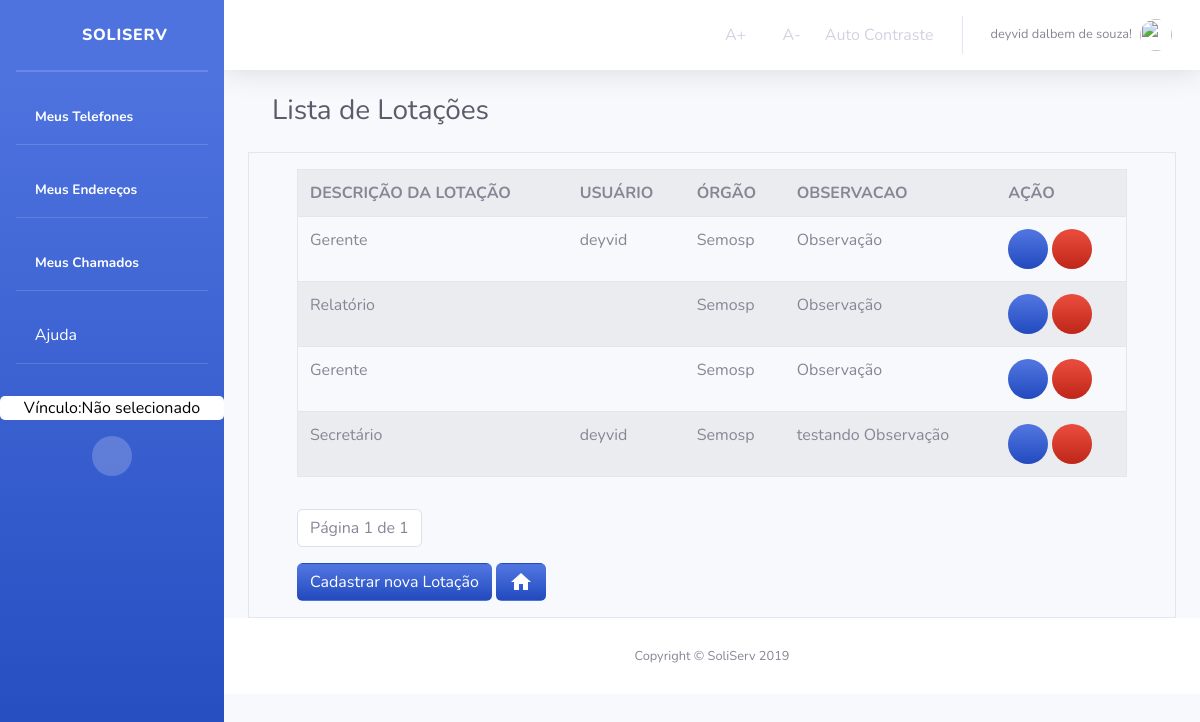
Page /Orgao/listarLotacoes/ (signed in) on the committed database.
### Orgao/models.py (models this page shows, shortened)
class Lotacao(models.Model):
    observacao = models.CharField('OBSERVAÇÃO', max_length=45)
    idTipoLotacao = models.ForeignKey(
        TipoLotacao, on_delete=models.CASCADE, verbose_name="TIPO LOTAÇÃO")
    idUsuario = models.ForeignKey(
        User, on_delete=models.CASCADE, verbose_name="USUÁRIO")
    idOrgao = models.ForeignKey(
        Orgao, on_delete=models.CASCADE, verbose_name="ÓRGÃO")
    class Meta:
        verbose_name = "Lotacao"
        verbose_name_plural = "Lotacao"

class TipoLotacao(models.Model):
    descricao = models.CharField('DESCRIÇÃO', max_length=45)
    class Meta:
        verbose_name = "TipoLotacao"
        verbose_name_plural = "TiposLotacao"

class Orgao(models.Model):
    nomeOrgao = models.CharField('NOME ORGÃO', max_length=45)
    descricao = models.CharField('DESCRIÇÃO', max_length=100)
    emailOrgao = models.CharField('EMAIL ORGÃO', max_length=45)
    nomeResponsavelOrgao = models.CharField(
        'RESPONSÁVEL PELO ÓRGÃO', max_length=45)
    enderecoOrgao = models.CharField(
        'ENDERECO ORGÃO', max_length=45, default="")
    telefoneOrgao = models.IntegerField('TELEFONE ORGÃO')
    class Meta:
        verbose_name = "Orgao"
        verbose_name_plural = "Orgao"

### Orgao/views.py (the view)
# urls.py: path('listarLotacoes/', views.LotacaoList, name='lista_lotacao'),
def LotacaoList(request):
    if not request.user.has_perm('Lotacao.add_Lotacao'):
        return render(request, 'Orgao/bloqueioDeAcesso.html')
    else:
        if not request.user.is_authenticated:
            return render(request, 'Usuario/acessoNegado.html')
        else:
            lotacao_list = Lotacao.objects.all()
            paginator = Paginator(lotacao_list, 6)
            page = request.GET.get('page')
            lotacao_list = paginator.get_page(page)
            context = {'lotacao_list': lotacao_list}
            if not request.user.is_authenticated:
                return render(request, 'Usuario/acessoNegado.html')
            else:
                return render(request, 'Lotacao/lotacaoList.html', context)

### Orgao/templates/Lotacao/lotacaoList.html (shortened to what this page needs)
{% extends "sistemaDeGestaoDeServicosPublicos/index1.html" %}
{% block titulo %}
Lista de Lotações
{% endblock titulo %}
{% block centro %}
<main id="Orgao" class="container border">
    <div class="container">
        {% block centroOrgao %}
        <form style="overflow-x: auto;">
            {% if lotacao_list %}
            <table class="table table-striped border mt-3">
                <tr>
                    <th>DESCRIÇÃO DA LOTAÇÃO</th>
                    <th>USUÁRIO</th>
                    <th>ÓRGÃO</th>
                    <th>OBSERVACAO</th>
                    <th>AÇÃO</th>
                </tr>
                {% for lotacao in lotacao_list %}
                <tr>
                    <td>
                        <a>
                            {{lotacao.idTipoLotacao.descricao}}
                        </a>
                    </td>
                    <td>{{lotacao.idUsuario.first_name}}</td>
                    <td>{{lotacao.idOrgao.nomeOrgao}}</td>
                    <td>{{lotacao.observacao}}</td>
                    <td>
                            <a  href="{% url 'Orgao:lotacao_atualizar' lotacao.id %}" class="bg-gradient-primary text-white btn-circle"title="Editar Lotação">
                                <i class="fas fa-edit"></i>
                            </a>
                        <a  href="{% url 'Orgao:lotacao_deletar' lotacao.id %}" class="bg-gradient-danger text-white btn-circle"title="Excluir Lotação">
                            <i class="fas fa-trash"></i>
                        </a>
                    </td>
                </tr>
                {% endfor %}
                {% else %}
                <div class="alert alert-danger mt-3">
                    Não há Dados Cadastrados!
                </div>
                {% endif %}
            </table>
        </form>
        <nav aria-label="text-left pagination  ">
            <ul class="pagination ">
                <li class="page-item disabled">
                    <a class="page-link" href="#">
                        Página {{ lotacao_list.number }} de
                        {{ lotacao_list.paginator.num_pages }}
                    </a>
                </li>
            </ul>
        </nav>
        <a class="btn  mb-3  bg-gradient-primary text-white"  href="{% url 'Orgao:cadastro_Lotacao'%}"
            title="cadastrar nova Lotação">
            Cadastrar nova Lotação
        </a>
        <a class="btn  mb-3  bg-gradient-primary text-white"  href="{% url 'Orgao:orgao_index'%}"
            title="Voltar a HomePage">
            <i class="material-icons">home</i>
        </a>
</main>
{% endblock %}
</div>
{% endblock %}

### templates/sistemaDeGestaoDeServicosPublicos/index1.html (shortened to what this page needs)
<!DOCTYPE html>
<html lang="pt-br">
{% load staticfiles %}
<head>
  <link rel="stylesheet" href="{% static 'tema/css/sb-admin-2.css' %}">
  <link rel="stylesheet" href="{% static 'tema/vendor/fontawesome-free/css/all.css' %}">
  <link rel="stylesheet" href="{% static 'tema/vendor/fontawesome-free/css/all.css' %}">
  <link rel="stylesheet" href="{% static 'css/style.css' %}">
  <link rel="stylesheet" href="{% static 'img/avatar_2x.png' %}">
  <link rel="stylesheet" href="https://stackpath.bootstrapcdn.com/bootstrap/4.3.1/css/bootstrap.min.css"
>
  <link href="https://unpkg.com/material-components-web@latest/dist/material-components-web.min.css" rel="stylesheet">
  <link href="vendor/fontawesome-free/css/all.min.css" rel="stylesheet" type="text/css">
  <link href="css/sb-admin-2.min.css" rel="stylesheet">
</head>
<body id="page-top" class="acessibilidade teste">
  <div id="wrapper">
    <ul class="navbar-nav bg-gradient-primary sidebar sidebar-dark accordion" id="accordionSidebar">
      <a class="sidebar-brand d-flex align-items-center justify-content-center" href="{% url 'index' %}">
        <div class="sidebar-brand-icon">
          <i class="fas fa-home"></i>
        </div>
        <div class="sidebar-brand-text mx-3">SoliServ</div>
      </a>
      <hr class="sidebar-divider my-0">
      <hr class="sidebar-divider">
      <li class="nav-item active">
        <a class="nav-link" href="{% url 'listaTelefones' %}" title="Listar Meus Telefones">
          <i class="fas fa-phone-alt"></i>
          <span>Meus Telefones</span></a>
      </li>
      <hr class="sidebar-divider d-none d-md-block">
      <li class="nav-item active">
        <a class="nav-link" href="{% url 'listaEnderecos' %}" title="Listar Meus Endereços">
          <i class="fas fa-map-marker-alt"></i>
          <span>Meus Endereços</span></a>
      </li>
      <hr class="sidebar-divider d-none d-md-block">
      {% if user.is_authenticated %}
      <li class="nav-item active">
        <a class="nav-link" href="{% url 'Chamados:lista_chamado' user.id %}" title="Listar Meus Chamados">
          <i class="fas fa-list"></i>
          <span>Meus Chamados</span></a>
      </li>
      {% else %}
      <li class="nav-item active">
        <a class="nav-link" href="#" title="Listar Meus Chamados">
          <i class="fas fa-list"></i>
          <span>Meus Chamados</span></a>
      </li>
      {% endif %}
      <hr class="sidebar-divider d-none d-md-block">
      <li class="nav-item">
        <a class="nav-link text-white" href="#" data-toggle="modal" data-target="#ModalAjuda" title="Obter informações">
          <i class="far fa-question-circle"></i>
          Ajuda
        </a>
      </li>
      <hr class="sidebar-divider d-none d-md-block">
      {% if request.session.temVinculo %}
      <a class="mt-3 text-center w-60 escolheVinculo" title="Clique para Escolher o Vínculo"
        href="{% url 'Orgao:retorna_Lotacao' %}">
        {% if request.session.nomeVinculo %}
        <span> Vínculo: {{ request.session.nomeVinculo }}</span>
        {% else %}
        <span> Vínculo:Não selecionado</span>
        {% endif %}
      </a>
      {% endif %}
      <div class=" mt-3 text-center d-none d-md-inline">
        <button class="rounded-circle border-0" id="sidebarToggle"></button>
      </div>
    </ul>
    <div id="content-wrapper" class="d-flex flex-column">
      <div id="content">
        <nav class="navbar navbar-expand navbar-light bg-white topbar mb-4 static-top shadow">
          <ul class="navbar-nav ml-auto">
            <li class="nav-item active">
              <a class="nav-link acessibilidade" onClick="fonte('a');" href="#" title="Aumentar Tamanho da Fonte">
                <i class="far fa-arrow-alt-circle-up"></i>
                <span>A+</span></a>
            </li>
            <li class="nav-item active">
              <a class="nav-link acessibilidade" onClick="fonte('d');" href="#" title="Diminuir Tamanho da Fonte">
                <i class="far fa-arrow-alt-circle-down"></i>
                <span>A-</span></a>
            </li>
            <li class="nav-item active">
              <a href="#altocontraste" id="altocontraste" accesskey="3" title="Auto Contraste"
                onclick="window.toggleContrast()" onkeydown="window.toggleContrast()" class="nav-link"
                title="Auto Contraste">
                <span>Auto Contraste</span></a>
            </li>
            <li class="nav-item dropdown no-arrow">
              <a class="nav-link dropdown-toggle" href="#" id="userDropdown" role="button" data-toggle="dropdown"
                aria-haspopup="true" aria-expanded="false">
                {% if user.is_authenticated %}
                <span class="mr-2 d-none d-lg-inline text-gray-600 small">{{ user.first_name }}
                  {{ user.last_name}}!</span>
                {% else %}
                <span class="mr-2 d-none d-lg-inline text-gray-600 small">Usuário não está logado!</span>
                {% endif %}
                {% if user.is_authenticated %}
                <img class="img-profile rounded-circle" src="{{ request.session.profile_picture }}">
                {% else %}
                <img class="img-profile rounded-circle" src="{% static 'img/avatar_2x.png' %}">
                {% endif %}
              </a>
            </li>
          </ul>
        </nav>
        <div class="container-fluid">
          <div class="d-sm-flex align-items-center justify-content-between mb-4 container">
            <h1 class="h3 mb-0 text-gray-800">{% block titulo %}{% endblock titulo%}</h1>
          </div>
          <div class="">
            {% block centro %}
            {% endblock %}
          </div>
          <footer class="sticky-footer bg-white">
            <div class="container my-auto">
              <div class="copyright text-center my-auto">
                <span>Copyright &copy; SoliServ 2019</span>
              </div>
            </div>
          </footer>
        </div>
      </div>
</body>
</html>

### sistemaDeGestaoDeServicosPublicos/static/css/style.css (style rules this page uses)
.escolheVinculo { border-radius: 5px; background-color: white; color: black; }

### rows in the picture
Lotacao: idTipoLotacao.descricao "Gerente", idUsuario.first_name "deyvid", idOrgao.nomeOrgao "Semosp", observacao "Observação"
Lotacao: idTipoLotacao.descricao "Relatório", idOrgao.nomeOrgao "Semosp", observacao "Observação"
Lotacao: idTipoLotacao.descricao "Gerente", idOrgao.nomeOrgao "Semosp", observacao "Observação"
Lotacao: idTipoLotacao.descricao "Secretário", idUsuario.first_name "deyvid", idOrgao.nomeOrgao "Semosp", observacao "testando Observação"

### other values in the picture
{{ user.first_name }} "deyvid"
{{ user.last_name }} "dalbem de souza"
{{ lotacao_list.number }} "1"
{{ lotacao_list.paginator.num_pages }} "1"
